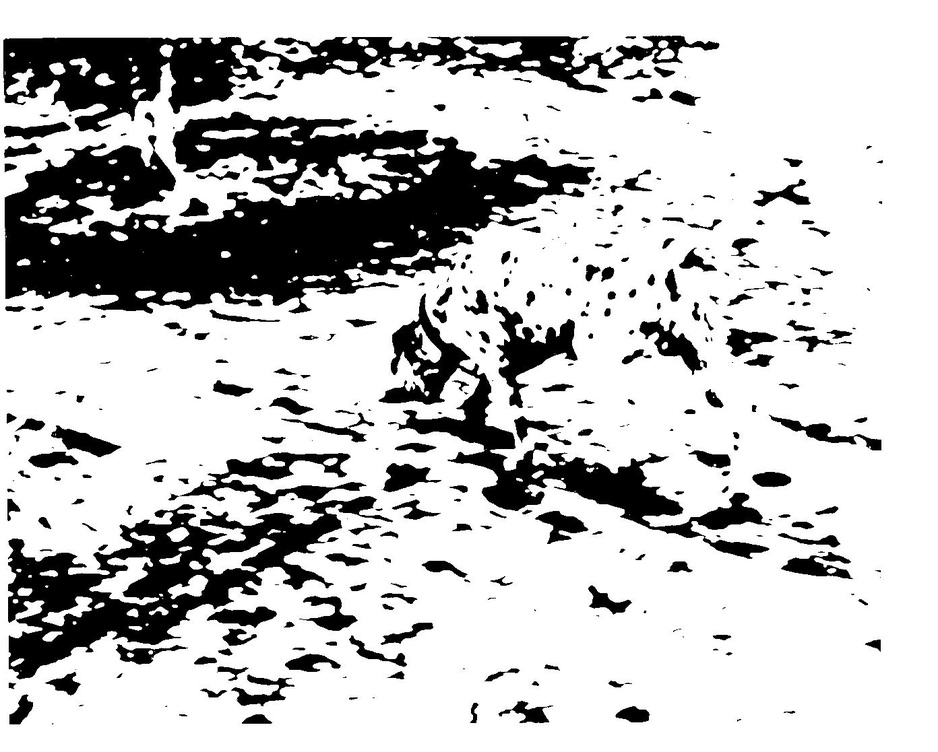
%> input picture DD2423_Lab_Files/Images/dog.jpg, 938 x 752 px, shrunk from 1392 x 1117 before the run
$ octave --eval "result = Lvvvtilde(imread('../../DD2423_Lab_Files/Images/dog.jpg'));"   (GNU Octave 9; MATLAB toolbox functions it lacks are replaced by stand-ins)
%> lines starting %> are read from the running program, lines starting %| are printed output that depends on the picture

function Lvvv = Lvvvtilde(img,shape)
    if(nargin < 2)
        shape = 'same';
    end
Sx = [0,0,0,0,0;
      0,0,0,0,0;
      0,-0.5,0,0.5,0;
      0,0,0,0,0;
      0,0,0,0,0];
Sy = [0,0,0,0,0;
      0,0,-0.5,0,0;
      0,0,0,0,0;
      0,0,0.5,0,0;
      0,0,0,0,0];
Sxx = [0,0,0,0,0;
       0,0,0,0,0;
       0,1,-2,1,0;
       0,0,0,0,0;
       0,0,0,0,0];
Syy = [0,0,0,0,0;
       0,0,1,0,0;
       0,0,-2,0,0;
       0,0,1,0,0;
       0,0,0,0,0];
Sxy = conv2(Sx,Sy,shape);
Sxxy = conv2(Sxx,Sy,shape);
Sxyy = conv2(Sx,Syy,shape);
%Sxxx = [-1,3,-3,1,0];
%Syyy = [-1;3;-3;1;0];
Sxxx = conv2(Sx,Sxx,'same');
Syyy = conv2(Sy,Syy,'same');
Lx = filter2(Sx,img,shape);
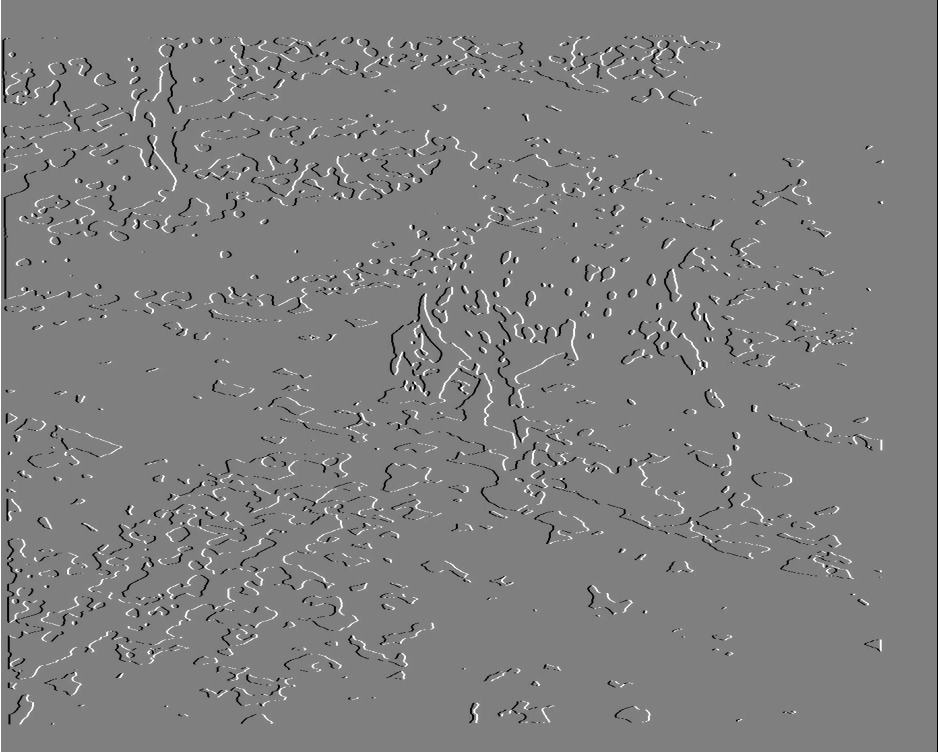
%> Lx: size 752x938 double; min -127.5, max 127.5, mean 0; drawn with min black and max white
Ly = filter2(Sy,img,shape);
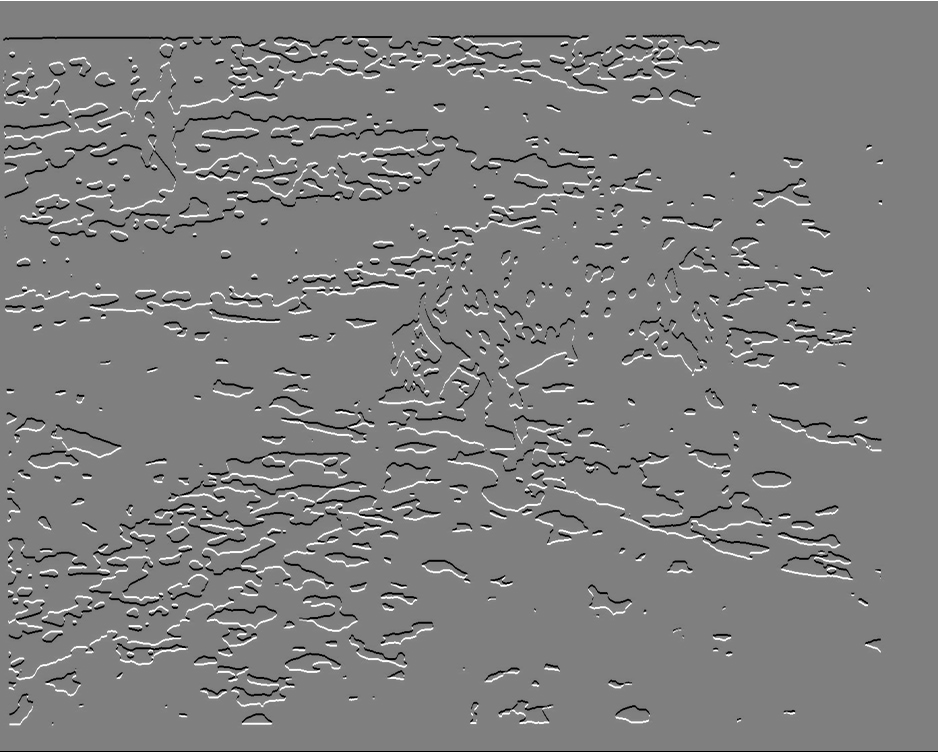
%> Ly: size 752x938 double; min -127.5, max 127.5, mean 0; mean of the top-left, top-right, bottom-left and bottom-right quarters 0.3, 0.3, -0.3, -0.3; drawn with min black and max white
Lxx = filter2(Sxx,img,shape);
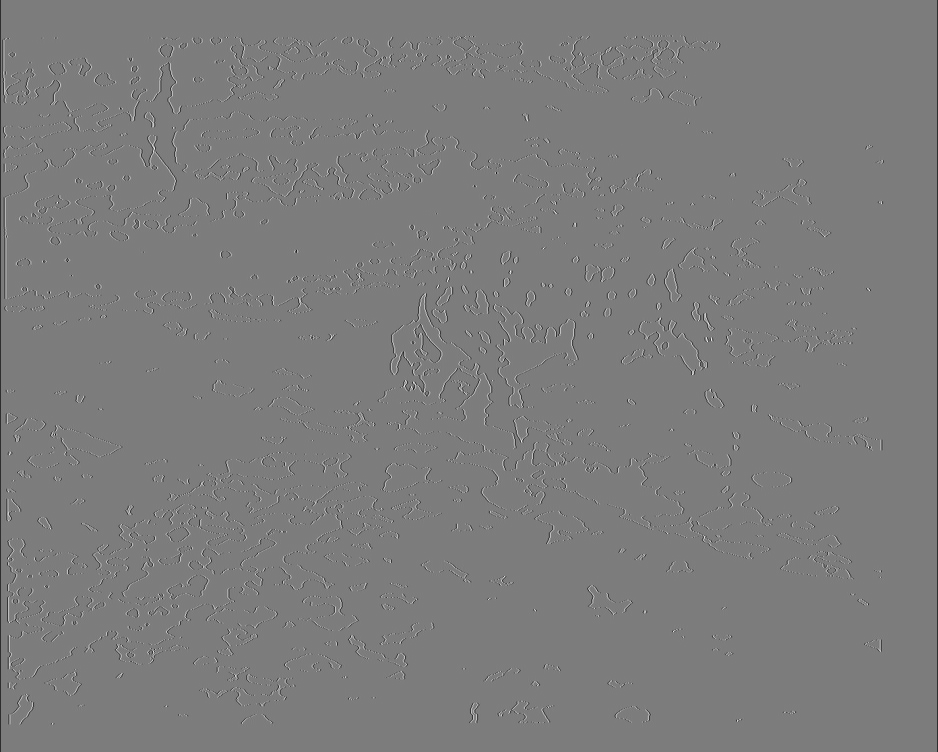
%> Lxx: size 752x938 double; min -404, max 421, mean -0.5; drawn with min black and max white
Lyy = filter2(Syy,img,shape);
Lxy = filter2(Sxy,img,shape);
Lxxy = filter2(Sxxy,img,shape);
Lxyy = filter2(Sxyy,img,shape);
Lxxx = filter2(Sxxx,img,shape);
Lyyy = filter2(Syyy,img,shape);
Lvvv = (Lx.^3).*Lxxx+3*(Lx.^2).*Ly.*Lxxy + 3*Lx.*(Ly.^2).*Lxyy + (Ly.^3).*Lyyy;
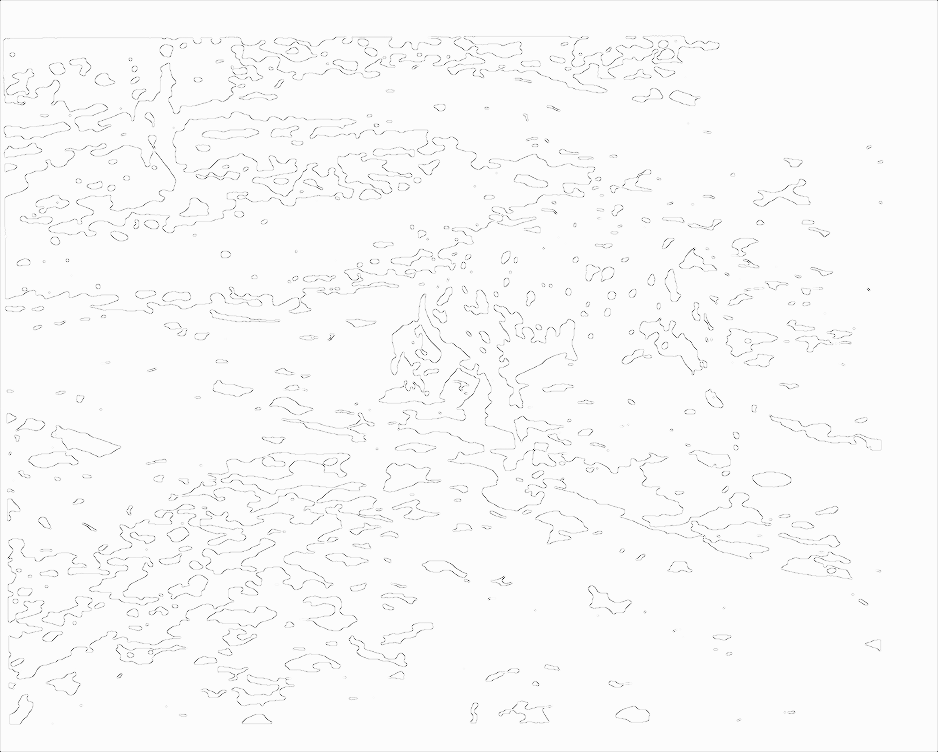
%> Lvvv: size 752x938 double; min -3.16e+09, max 27435605.2, mean -32592755.7; drawn with min black and max white
end
